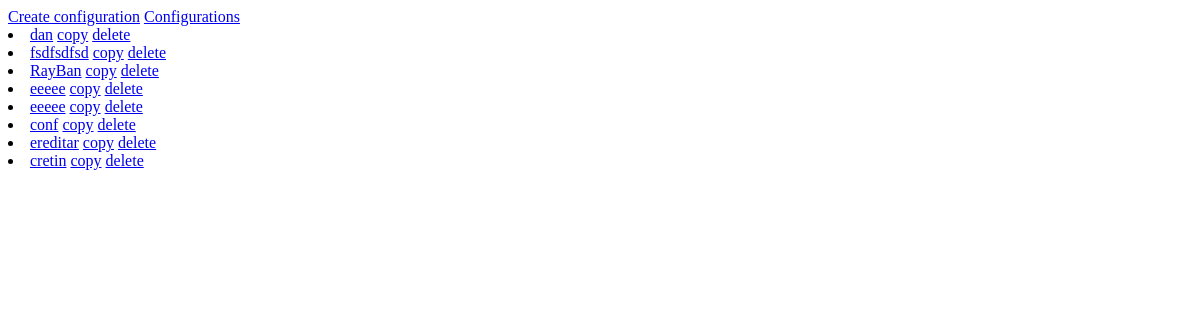
Before: / with the older database file.
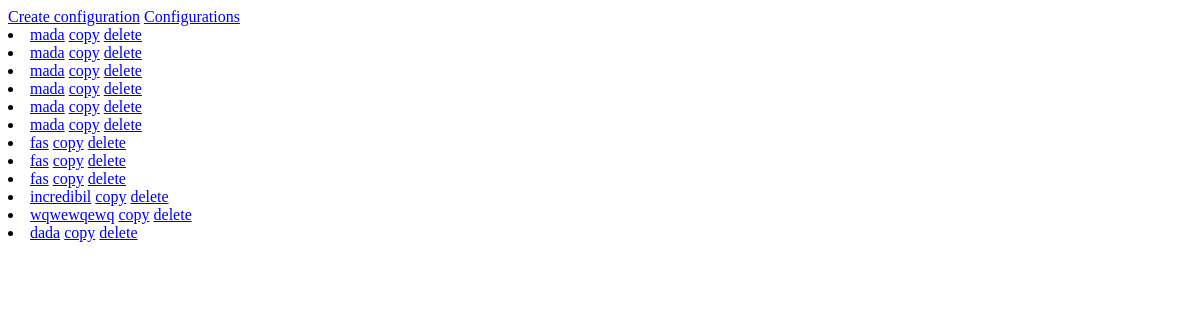
After: the same page with the newer database file.
### xml_measurements/models.py (models this page shows)
class Configuration(models.Model):
    RULES_DIRECTION_TYPES = [(0, "RULES ARE APPLIED ON THE FIRST COLUMN"), (1, "RULES ARE APPLIED ON THE FIRST ROW")]
    name = models.CharField(max_length=50)
    rules_direction = models.IntegerField(choices=RULES_DIRECTION_TYPES)

### xml_measurements/views.py (the view)
# urls.py: path('', views.ConfigurationListView.as_view(), name='index'),
class ConfigurationListView(ListView):
    model = Configuration
    template_name = 'xml_measurements/configuration_list.html'

### xml_measurements/templates/xml_measurements/configuration_list.html
{% extends 'xml_measurements/base.html' %}
{% block content %}
    {% for configuration in object_list %}
        <li>
            <a href="{% url 'xml_measurements:update_configuration' configuration.pk %}">{{ configuration.name }}</a>
            <a href="{% url 'xml_measurements:copy_configuration' configuration.pk %}">copy</a>
            <a href="{% url 'xml_measurements:delete_configuration' configuration.pk %}">delete</a>
        </li>
    {% empty %}
        <li>No configurations yet.</li>
    {% endfor %}
{% endblock %}

### xml_measurements/templates/xml_measurements/base.html (shortened to what this page needs)
<!DOCTYPE html>
<html lang="en">
<head>
</head>
<body>
    {% include "xml_measurements/header.html" %}
    {% block content %} {% endblock %}
</body>
</html>

### xml_measurements/templates/xml_measurements/header.html
<a href="{% url 'xml_measurements:create_configuration' %}">Create configuration</a>
<a href="{% url 'xml_measurements:index' %}">Configurations</a>

Changed rows visible on the page:
changed Configuration (number 1 of 12 on the later page): name "dan" → "mada"
changed Configuration (number 2 of 12 on the later page): name "fsdfsdfsd" → "mada"
changed Configuration (number 3 of 12 on the later page): name "RayBan" → "mada"
changed Configuration (number 4 of 12 on the later page): name "eeeee" → "mada"
changed Configuration (number 5 of 12 on the later page): name "eeeee" → "mada"
changed Configuration (number 6 of 12 on the later page): name "conf" → "mada"
changed Configuration (number 7 of 12 on the later page): name "ereditar" → "fas"
changed Configuration (number 8 of 12 on the later page): name "cretin" → "fas"
added Configuration: name "fas"
added Configuration: name "incredibil"
added Configuration: name "wqwewqewq"
added Configuration: name "dada"
